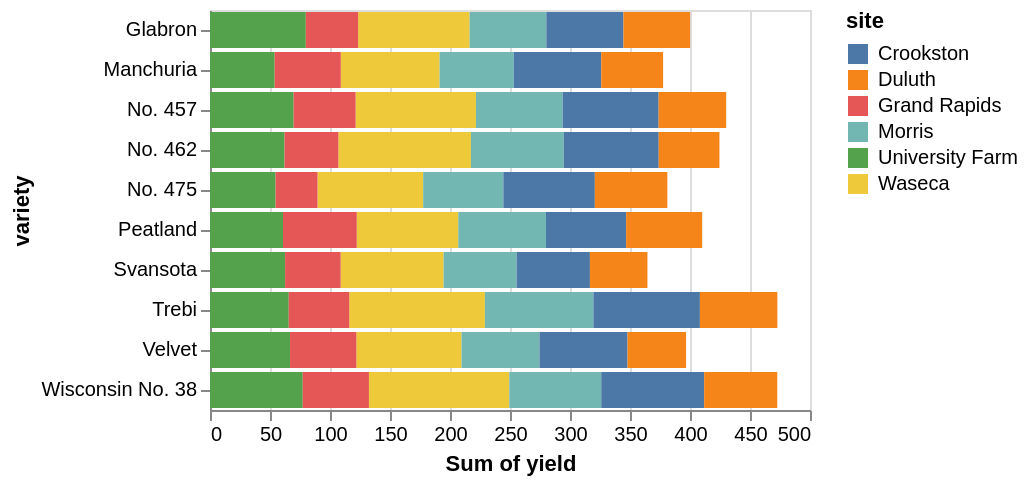

Vega-Lite specification stored for this chart:
### Vega-Lite specification from a JSON file in a GitHub repository (floating-point values rounded to 4 significant figures)
{"$schema": "https://vega.github.io/schema/vega-lite/v5.json", "data": {"values": [{"yield": 27, "variety": "Manchuria", "year": 1931, "site": "University Farm"}, {"yield": 48.87, "variety": "Manchuria", "year": 1931, "site": "Waseca"}, {"yield": 27.43, "variety": "Manchuria", "year": 1931, "site": "Morris"}, {"yield": 39.93, "variety": "Manchuria", "year": 1931, "site": "Crookston"}, {"yield": 32.97, "variety": "Manchuria", "year": 1931, "site": "Grand Rapids"}, {"yield": 28.97, "variety": "Manchuria", "year": 1931, "site": "Duluth"}, {"yield": 43.07, "variety": "Glabron", "year": 1931, "site": "University Farm"}, {"yield": 55.2, "variety": "Glabron", "year": 1931, "site": "Waseca"}, {"yield": 28.77, "variety": "Glabron", "year": 1931, "site": "Morris"}, {"yield": 38.13, "variety": "Glabron", "year": 1931, "site": "Crookston"}, {"yield": 29.13, "variety": "Glabron", "year": 1931, "site": "Grand Rapids"}, {"yield": 29.67, "variety": "Glabron", "year": 1931, "site": "Duluth"}, {"yield": 35.13, "variety": "Svansota", "year": 1931, "site": "University Farm"}, {"yield": 47.33, "variety": "Svansota", "year": 1931, "site": "Waseca"}, {"yield": 25.77, "variety": "Svansota", "year": 1931, "site": "Morris"}, {"yield": 40.47, "variety": "Svansota", "year": 1931, "site": "Crookston"}, {"yield": 29.67, "variety": "Svansota", "year": 1931, "site": "Grand Rapids"}, {"yield": 25.7, "variety": "Svansota", "year": 1931, "site": "Duluth"}, {"yield": 39.9, "variety": "Velvet", "year": 1931, "site": "University Farm"}, {"yield": 50.23, "variety": "Velvet", "year": 1931, "site": "Waseca"}, {"yield": 26.13, "variety": "Velvet", "year": 1931, "site": "Morris"}, {"yield": 41.33, "variety": "Velvet", "year": 1931, "site": "Crookston"}, {"yield": 23.03, "variety": "Velvet", "year": 1931, "site": "Grand Rapids"}, {"yield": 26.3, "variety": "Velvet", "year": 1931, "site": "Duluth"}, {"yield": 36.57, "variety": "Trebi", "year": 1931, "site": "University Farm"}, {"yield": 63.83, "variety": "Trebi", "year": 1931, "site": "Waseca"}, {"yield": 43.77, "variety": "Trebi", "year": 1931, "site": "Morris"}, {"yield": 46.93, "variety": "Trebi", "year": 1931, "site": "Crookston"}, {"yield": 29.77, "variety": "Trebi", "year": 1931, "site": "Grand Rapids"}, {"yield": 33.93, "variety": "Trebi", "year": 1931, "site": "Duluth"}, {"yield": 43.27, "variety": "No. 457", "year": 1931, "site": "University Farm"}, {"yield": 58.1, "variety": "No. 457", "year": 1931, "site": "Waseca"}, {"yield": 28.7, "variety": "No. 457", "year": 1931, "site": "Morris"}, {"yield": 45.67, "variety": "No. 457", "year": 1931, "site": "Crookston"}, {"yield": 32.17, "variety": "No. 457", "year": 1931, "site": "Grand Rapids"}, {"yield": 33.6, "variety": "No. 457", "year": 1931, "site": "Duluth"}, {"yield": 36.6, "variety": "No. 462", "year": 1931, "site": "University Farm"}, {"yield": 65.77, "variety": "No. 462", "year": 1931, "site": "Waseca"}, {"yield": 30.37, "variety": "No. 462", "year": 1931, "site": "Morris"}, {"yield": 48.57, "variety": "No. 462", "year": 1931, "site": "Crookston"}, {"yield": 24.93, "variety": "No. 462", "year": 1931, "site": "Grand Rapids"}, {"yield": 28.1, "variety": "No. 462", "year": 1931, "site": "Duluth"}, {"yield": 32.77, "variety": "Peatland", "year": 1931, "site": "University Farm"}, {"yield": 48.57, "variety": "Peatland", "year": 1931, "site": "Waseca"}, {"yield": 29.87, "variety": "Peatland", "year": 1931, "site": "Morris"}, {"yield": 41.6, "variety": "Peatland", "year": 1931, "site": "Crookston"}, {"yield": 34.7, "variety": "Peatland", "year": 1931, "site": "Grand Rapids"}, {"yield": 32, "variety": "Peatland", "year": 1931, "site": "Duluth"}, {"yield": 24.67, "variety": "No. 475", "year": 1931, "site": "University Farm"}, {"yield": 46.77, "variety": "No. 475", "year": 1931, "site": "Waseca"}, {"yield": 22.6, "variety": "No. 475", "year": 1931, "site": "Morris"}, {"yield": 44.1, "variety": "No. 475", "year": 1931, "site": "Crookston"}, {"yield": 19.7, "variety": "No. 475", "year": 1931, "site": "Grand Rapids"}, {"yield": 33.07, "variety": "No. 475", "year": 1931, "site": "Duluth"}, {"yield": 39.3, "variety": "Wisconsin No. 38", "year": 1931, "site": "University Farm"}, {"yield": 58.8, "variety": "Wisconsin No. 38", "year": 1931, "site": "Waseca"}, {"yield": 29.47, "variety": "Wisconsin No. 38", "year": 1931, "site": "Morris"}, {"yield": 49.87, "variety": "Wisconsin No. 38", "year": 1931, "site": "Crookston"}, {"yield": 34.47, "variety": "Wisconsin No. 38", "year": 1931, "site": "Grand Rapids"}, {"yield": 31.6, "variety": "Wisconsin No. 38", "year": 1931, "site": "Duluth"}, {"yield": 26.9, "variety": "Manchuria", "year": 1932, "site": "University Farm"}, {"yield": 33.47, "variety": "Manchuria", "year": 1932, "site": "Waseca"}, {"yield": 34.37, "variety": "Manchuria", "year": 1932, "site": "Morris"}, {"yield": 32.97, "variety": "Manchuria", "year": 1932, "site": "Crookston"}, {"yield": 22.13, "variety": "Manchuria", "year": 1932, "site": "Grand Rapids"}, {"yield": 22.57, "variety": "Manchuria", "year": 1932, "site": "Duluth"}, {"yield": 36.8, "variety": "Glabron", "year": 1932, "site": "University Farm"}, {"yield": 37.73, "variety": "Glabron", "year": 1932, "site": "Waseca"}, {"yield": 35.13, "variety": "Glabron", "year": 1932, "site": "Morris"}, {"yield": 26.17, "variety": "Glabron", "year": 1932, "site": "Crookston"}, {"yield": 14.43, "variety": "Glabron", "year": 1932, "site": "Grand Rapids"}, {"yield": 25.87, "variety": "Glabron", "year": 1932, "site": "Duluth"}, {"yield": 27.43, "variety": "Svansota", "year": 1932, "site": "University Farm"}, {"yield": 38.5, "variety": "Svansota", "year": 1932, "site": "Waseca"}, {"yield": 35.03, "variety": "Svansota", "year": 1932, "site": "Morris"}, {"yield": 20.63, "variety": "Svansota", "year": 1932, "site": "Crookston"}, {"yield": 16.63, "variety": "Svansota", "year": 1932, "site": "Grand Rapids"}, {"yield": 22.23, "variety": "Svansota", "year": 1932, "site": "Duluth"}, {"yield": 26.8, "variety": "Velvet", "year": 1932, "site": "University Farm"}, {"yield": 37.4, "variety": "Velvet", "year": 1932, "site": "Waseca"}, {"yield": 38.83, "variety": "Velvet", "year": 1932, "site": "Morris"}, {"yield": 32.07, "variety": "Velvet", "year": 1932, "site": "Crookston"}, {"yield": 32.23, "variety": "Velvet", "year": 1932, "site": "Grand Rapids"}, {"yield": 22.47, "variety": "Velvet", "year": 1932, "site": "Duluth"}, {"yield": 29.07, "variety": "Trebi", "year": 1932, "site": "University Farm"}, {"yield": 49.23, "variety": "Trebi", "year": 1932, "site": "Waseca"}, {"yield": 46.63, "variety": "Trebi", "year": 1932, "site": "Morris"}, {"yield": 41.83, "variety": "Trebi", "year": 1932, "site": "Crookston"}, {"yield": 20.63, "variety": "Trebi", "year": 1932, "site": "Grand Rapids"}, {"yield": 30.6, "variety": "Trebi", "year": 1932, "site": "Duluth"}, {"yield": 26.43, "variety": "No. 457", "year": 1932, "site": "University Farm"}, {"yield": 42.2, "variety": "No. 457", "year": 1932, "site": "Waseca"}, {"yield": 43.53, "variety": "No. 457", "year": 1932, "site": "Morris"}, {"yield": 34.33, "variety": "No. 457", "year": 1932, "site": "Crookston"}, {"yield": 19.47, "variety": "No. 457", "year": 1932, "site": "Grand Rapids"}, {"yield": 22.7, "variety": "No. 457", "year": 1932, "site": "Duluth"}, {"yield": 25.57, "variety": "No. 462", "year": 1932, "site": "University Farm"}, {"yield": 44.7, "variety": "No. 462", "year": 1932, "site": "Waseca"}, {"yield": 47, "variety": "No. 462", "year": 1932, "site": "Morris"}, {"yield": 30.53, "variety": "No. 462", "year": 1932, "site": "Crookston"}, {"yield": 19.9, "variety": "No. 462", "year": 1932, "site": "Grand Rapids"}, {"yield": 22.5, "variety": "No. 462", "year": 1932, "site": "Duluth"}, {"yield": 28.07, "variety": "Peatland", "year": 1932, "site": "University Farm"}, {"yield": 36.03, "variety": "Peatland", "year": 1932, "site": "Waseca"}, {"yield": 43.2, "variety": "Peatland", "year": 1932, "site": "Morris"}, {"yield": 25.23, "variety": "Peatland", "year": 1932, "site": "Crookston"}, {"yield": 26.77, "variety": "Peatland", "year": 1932, "site": "Grand Rapids"}, {"yield": 31.37, "variety": "Peatland", "year": 1932, "site": "Duluth"}, {"yield": 30, "variety": "No. 475", "year": 1932, "site": "University Farm"}, {"yield": 41.27, "variety": "No. 475", "year": 1932, "site": "Waseca"}, {"yield": 44.23, "variety": "No. 475", "year": 1932, "site": "Morris"}, {"yield": 32.13, "variety": "No. 475", "year": 1932, "site": "Crookston"}, {"yield": 15.23, "variety": "No. 475", "year": 1932, "site": "Grand Rapids"}, {"yield": 27.37, "variety": "No. 475", "year": 1932, "site": "Duluth"}, {"yield": 38, "variety": "Wisconsin No. 38", "year": 1932, "site": "University Farm"}, {"yield": 58.17, "variety": "Wisconsin No. 38", "year": 1932, "site": "Waseca"}, {"yield": 47.17, "variety": "Wisconsin No. 38", "year": 1932, "site": "Morris"}, {"yield": 35.9, "variety": "Wisconsin No. 38", "year": 1932, "site": "Crookston"}, {"yield": 20.67, "variety": "Wisconsin No. 38", "year": 1932, "site": "Grand Rapids"}, {"yield": 29.33, "variety": "Wisconsin No. 38", "year": 1932, "site": "Duluth"}]}, "encoding": {"color": {"field": "site", "type": "nominal"}, "order": {"field": "siteOrder"}, "x": {"aggregate": "sum", "field": "yield", "type": "quantitative"}, "y": {"field": "variety", "type": "nominal"}}, "mark": "bar", "transform": [{"as": "siteOrder", "calculate": "if(datum.site === 'University Farm', 0, if(datum.site === 'Grand Rapids', 1, 2))"}]}
